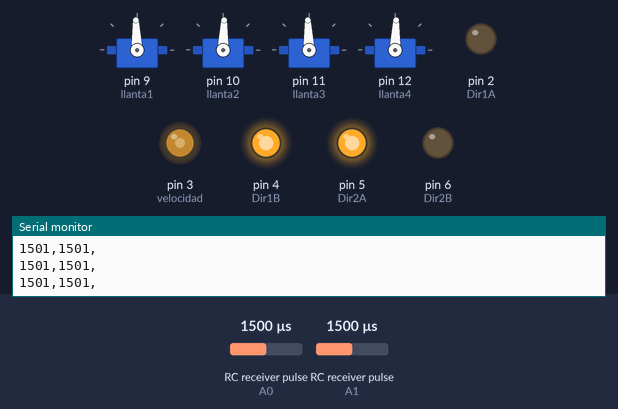
Recording of a sketch running on a simulated Arduino Uno, built with avr-gcc and run on an emulated ATmega328P. Parts: 4 × servo, output pins drawn as LEDs (lit = HIGH), the last lines printed to the serial monitor. Wiring (inferred from the names in the program): 2 × RC receiver channel: data A0 / data A1. Inputs (shaded band) come from the test bench; at power-on: RC receiver pulse (sensors on A0, A1) 1500 µs.

Above: at 1.2 s.
1.3 s: RC receiver pulse (sensor on A0) set to 1020 µs
At 2.0 s:
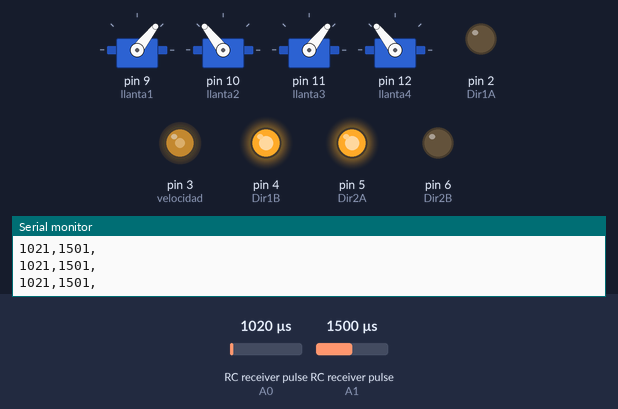
2.8 s: RC receiver pulse (sensor on A1) set to 1020 µs
At 3.2 s:
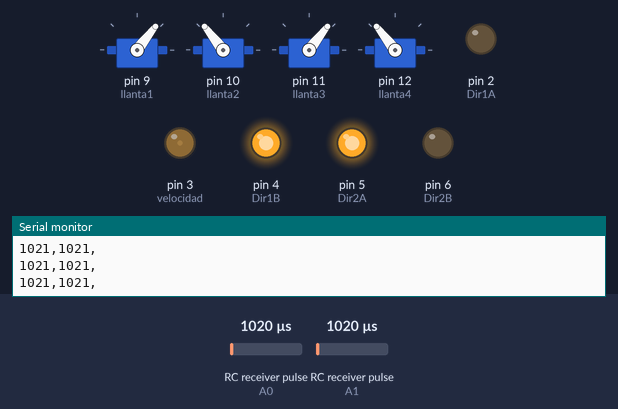
4.3 s: RC receiver pulse (sensor on A0) set to 1250 µs
At 5.5 s:
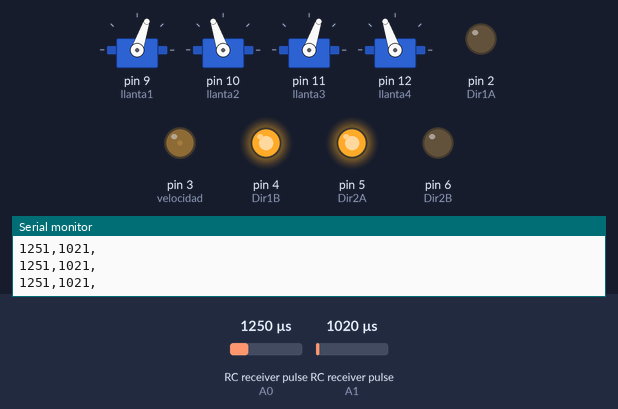
5.8 s: RC receiver pulse (sensor on A1) set to 1250 µs
At 6.7 s:
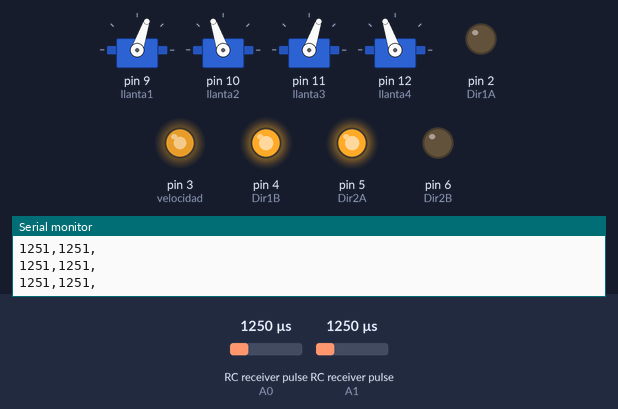
7.3 s: RC receiver pulse (sensor on A0) set to 1500 µs
At 7.8 s:
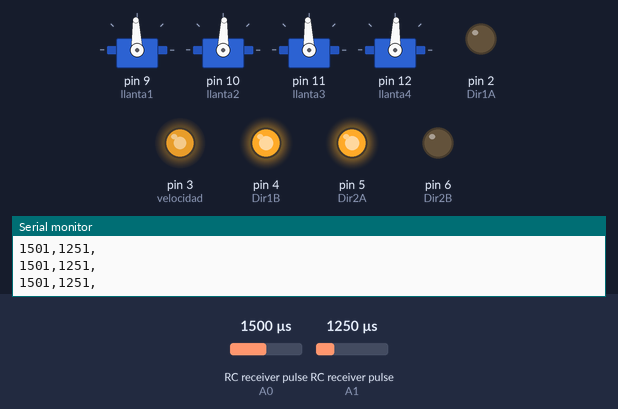
8.8 s: RC receiver pulse (sensor on A1) set to 1750 µs
At 10.1 s:
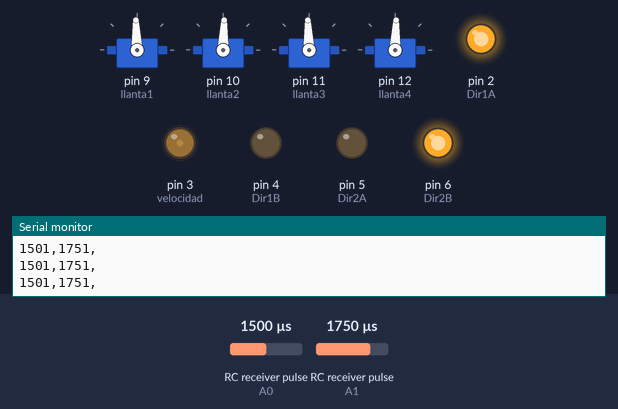
Timing chart, 0 to 11.3 s (numbered marks = the images above; inputs shaded):
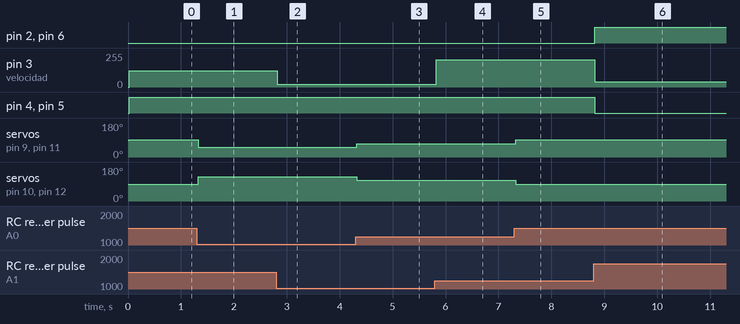

The sketch:

rover_direct.ino
```cpp
#include <Servo.h>

Servo llanta1;
Servo llanta2;
Servo llanta3;
Servo llanta4;


#define N 2
#define CH1 A0
#define CH2 A1
//#define CH3 A2
int ch[N];

int velocidad = 3;
int Dir1A = 2;
int Dir1B = 4;
int Dir2A = 5;
int Dir2B = 6;
int aceleracion = 0;


void setup() {
  Serial.begin(9600);

  pinMode(Dir1A, OUTPUT);
  pinMode(Dir1B, OUTPUT);
  pinMode(Dir2A, OUTPUT);
  pinMode(Dir2B, OUTPUT);
  pinMode(velocidad, OUTPUT);

  pinMode(CH1, INPUT);
  pinMode(CH2, INPUT);
  //pinMode(CH3, INPUT);

  //servos.begin();
  //servos.setPWMFreq(50); //Frecuecia PWM de 60Hz

  llanta1.attach(9);
  llanta2.attach(10);
  llanta3.attach(11);
  llanta4.attach(12);

}

void loop() {
  ch[0] = pulseIn(CH1, HIGH); //Dirección (carrito: 990-1529-1945)435-205
  ch[1] = pulseIn(CH2, HIGH); //Velocidad
  //ch[2] = pulseIn(CH3, HIGH);

  Serial.print(ch[0]);
  Serial.print(",");
  Serial.print(ch[1]);
  Serial.println(",");
  // Serial.println(ch[2]);


  if (ch[1] > 1580) {
    aceleracion = map(ch[1], 1580, 1885, 0, 255);
    MovAdelante();
  } else {
    MovAtras();
    aceleracion = map(ch[1], 1090, 1580, 255, 0);
  }
  aceleracion = map(ch[1], 1880, 1090, 0, 255);

  analogWrite(velocidad, aceleracion);

//  servito(0, 205, 435, 40);
//  servito(1, 205, 435, 0);
//  servito(2, 435, 205, 7 - 0);
//  servito(3, 435, 205, 0);

  llanta1.write(servito2(50,130,0));
  llanta2.write(servito2(130,50,0));  //TT
  llanta3.write(servito2(50,130,0));
  llanta4.write(servito2(130,50,0));  //tt


}//Fin


/* ====================================================================================================================


*/

void MovAdelante() {
  digitalWrite(Dir1A, 1);
  digitalWrite(Dir1B, 0);

  digitalWrite(Dir2A, 0);
  digitalWrite(Dir2B, 1);
}

void MovAtras() {
  digitalWrite(Dir1A, 0);
  digitalWrite(Dir1B, 1);

  digitalWrite(Dir2A, 1);
  digitalWrite(Dir2B, 0);
}

void MovDetener() {
  digitalWrite(Dir1A, 0);
  digitalWrite(Dir1B, 0);

  digitalWrite(Dir2A, 0);
  digitalWrite(Dir2B, 0);
}

//void servito(int numero, int pos1, int pos2, int correct) {    //205-435
//  int duty;
//  duty = map(ch[0], 990, 1945, pos1, pos2);
//  servos.setPWM(numero, 0, duty + correct);
//  servos.setPWM(numero, 0, 400 );
//}

int servito2(int pos1, int pos2, int correct) {    //205-435
  int duty;
  int angulo;
  duty = map(ch[0], 990, 1945, pos1, pos2);
  angulo = duty + correct;
  return angulo;
}
```

Measured:
- after the input at 1.3 s, servo on pin 9 (llanta1), servo on pin 11 (llanta3): 92° → 52° at once; servo on pin 10 (llanta2), servo on pin 12 (llanta4): 88° → 128° at once
- after the input at 2.8 s, pin 3 (velocidad): 122/255 → 21/255 at once
- after the input at 4.3 s, servo on pin 9 (llanta1), servo on pin 11 (llanta3): 52° → 71° at once; servo on pin 10 (llanta2), servo on pin 12 (llanta4): 128° → 109° at once
- after the input at 5.8 s, pin 3 (velocidad): 21/255 → 203/255 at once
- after the input at 7.3 s, servo on pin 9 (llanta1), servo on pin 11 (llanta3): 71° → 92° at once; servo on pin 10 (llanta2), servo on pin 12 (llanta4): 109° → 88° at once
- after the input at 8.8 s, pin 2 (Dir1A), pin 6 (Dir2B): LOW → HIGH at once; pin 3 (velocidad): 203/255 → 41/255 at once; pin 4 (Dir1B), pin 5 (Dir2A): HIGH → LOW at once
